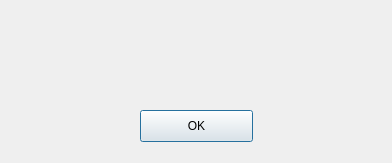
<?xml version="1.0" encoding="UTF-8"?>
<ui version="4.0">
 <class>error_dialog</class>
 <widget class="QDialog" name="error_dialog">
  <property name="geometry">
   <rect>
    <x>0</x>
    <y>0</y>
    <width>392</width>
    <height>163</height>
   </rect>
  </property>
  <property name="windowTitle">
   <string>Dialog</string>
  </property>
  <property name="modal">
   <bool>true</bool>
  </property>
  <widget class="QLabel" name="label">
   <property name="geometry">
    <rect>
     <x>10</x>
     <y>30</y>
     <width>381</width>
     <height>81</height>
    </rect>
   </property>
   <property name="text">
    <string/>
   </property>
   <property name="scaledContents">
    <bool>true</bool>
   </property>
  </widget>
  <widget class="QPushButton" name="pushButton">
   <property name="geometry">
    <rect>
     <x>140</x>
     <y>110</y>
     <width>113</width>
     <height>32</height>
    </rect>
   </property>
   <property name="text">
    <string>OK</string>
   </property>
  </widget>
 </widget>
 <resources/>
 <connections/>
</ui>
